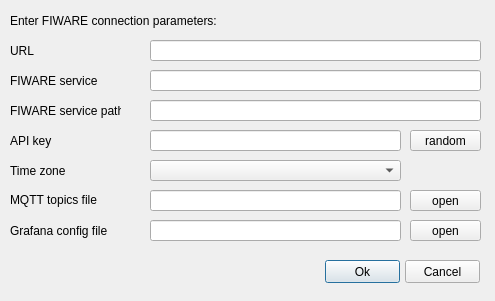
<?xml version="1.0" encoding="UTF-8"?>
<ui version="4.0">
 <class>FiwareConfigDialog</class>
 <widget class="QDialog" name="FiwareConfigDialog">
  <property name="geometry">
   <rect>
    <x>0</x>
    <y>0</y>
    <width>495</width>
    <height>301</height>
   </rect>
  </property>
  <property name="minimumSize">
   <size>
    <width>495</width>
    <height>301</height>
   </size>
  </property>
  <property name="maximumSize">
   <size>
    <width>495</width>
    <height>301</height>
   </size>
  </property>
  <property name="windowTitle">
   <string>Post Entities to FIWARE</string>
  </property>
  <widget class="QLabel" name="label">
   <property name="geometry">
    <rect>
     <x>10</x>
     <y>10</y>
     <width>251</width>
     <height>21</height>
    </rect>
   </property>
   <property name="text">
    <string>Enter FIWARE connection parameters:</string>
   </property>
  </widget>
  <widget class="QLabel" name="label_3">
   <property name="geometry">
    <rect>
     <x>10</x>
     <y>40</y>
     <width>111</width>
     <height>21</height>
    </rect>
   </property>
   <property name="text">
    <string>URL</string>
   </property>
  </widget>
  <widget class="QLabel" name="label_4">
   <property name="geometry">
    <rect>
     <x>10</x>
     <y>130</y>
     <width>111</width>
     <height>21</height>
    </rect>
   </property>
   <property name="text">
    <string>API key</string>
   </property>
  </widget>
  <widget class="QLabel" name="label_5">
   <property name="geometry">
    <rect>
     <x>10</x>
     <y>70</y>
     <width>111</width>
     <height>21</height>
    </rect>
   </property>
   <property name="text">
    <string>FIWARE service</string>
   </property>
  </widget>
  <widget class="QLabel" name="label_6">
   <property name="geometry">
    <rect>
     <x>10</x>
     <y>100</y>
     <width>111</width>
     <height>21</height>
    </rect>
   </property>
   <property name="text">
    <string>FIWARE service path</string>
   </property>
  </widget>
  <widget class="QLabel" name="label_7">
   <property name="geometry">
    <rect>
     <x>10</x>
     <y>160</y>
     <width>111</width>
     <height>21</height>
    </rect>
   </property>
   <property name="text">
    <string>Time zone</string>
   </property>
  </widget>
  <widget class="QLabel" name="label_8">
   <property name="geometry">
    <rect>
     <x>10</x>
     <y>190</y>
     <width>111</width>
     <height>20</height>
    </rect>
   </property>
   <property name="text">
    <string>MQTT topics file</string>
   </property>
  </widget>
  <widget class="QLabel" name="label_9">
   <property name="geometry">
    <rect>
     <x>10</x>
     <y>220</y>
     <width>111</width>
     <height>21</height>
    </rect>
   </property>
   <property name="text">
    <string>Grafana config file</string>
   </property>
  </widget>
  <widget class="QLineEdit" name="line_edit_url">
   <property name="geometry">
    <rect>
     <x>150</x>
     <y>40</y>
     <width>331</width>
     <height>21</height>
    </rect>
   </property>
  </widget>
  <widget class="QLineEdit" name="line_edit_api_key">
   <property name="geometry">
    <rect>
     <x>150</x>
     <y>130</y>
     <width>251</width>
     <height>21</height>
    </rect>
   </property>
  </widget>
  <widget class="QLineEdit" name="line_edit_fiware_service">
   <property name="geometry">
    <rect>
     <x>150</x>
     <y>70</y>
     <width>331</width>
     <height>21</height>
    </rect>
   </property>
  </widget>
  <widget class="QLineEdit" name="line_edit_fiware_service_path">
   <property name="geometry">
    <rect>
     <x>150</x>
     <y>100</y>
     <width>331</width>
     <height>21</height>
    </rect>
   </property>
  </widget>
  <widget class="QComboBox" name="combo_box_time_zone">
   <property name="geometry">
    <rect>
     <x>150</x>
     <y>160</y>
     <width>251</width>
     <height>21</height>
    </rect>
   </property>
  </widget>
  <widget class="QLineEdit" name="line_edit_mqtt_topics_file">
   <property name="geometry">
    <rect>
     <x>150</x>
     <y>190</y>
     <width>251</width>
     <height>21</height>
    </rect>
   </property>
  </widget>
  <widget class="QPushButton" name="button_open_mqtt_topics_file">
   <property name="geometry">
    <rect>
     <x>410</x>
     <y>190</y>
     <width>71</width>
     <height>21</height>
    </rect>
   </property>
   <property name="focusPolicy">
    <enum>Qt::NoFocus</enum>
   </property>
   <property name="text">
    <string>open</string>
   </property>
  </widget>
  <widget class="QLineEdit" name="line_edit_grafana_config_file">
   <property name="geometry">
    <rect>
     <x>150</x>
     <y>220</y>
     <width>251</width>
     <height>21</height>
    </rect>
   </property>
  </widget>
  <widget class="QPushButton" name="button_open_grafana_config_file">
   <property name="geometry">
    <rect>
     <x>410</x>
     <y>220</y>
     <width>71</width>
     <height>21</height>
    </rect>
   </property>
   <property name="focusPolicy">
    <enum>Qt::NoFocus</enum>
   </property>
   <property name="text">
    <string>open</string>
   </property>
  </widget>
  <widget class="QPushButton" name="button_ok">
   <property name="geometry">
    <rect>
     <x>325</x>
     <y>260</y>
     <width>75</width>
     <height>23</height>
    </rect>
   </property>
   <property name="focusPolicy">
    <enum>Qt::StrongFocus</enum>
   </property>
   <property name="text">
    <string>Ok</string>
   </property>
  </widget>
  <widget class="QPushButton" name="button_cancel">
   <property name="geometry">
    <rect>
     <x>405</x>
     <y>260</y>
     <width>75</width>
     <height>23</height>
    </rect>
   </property>
   <property name="focusPolicy">
    <enum>Qt::NoFocus</enum>
   </property>
   <property name="text">
    <string>Cancel</string>
   </property>
  </widget>
  <widget class="QPushButton" name="button_random_api_key">
   <property name="geometry">
    <rect>
     <x>410</x>
     <y>130</y>
     <width>71</width>
     <height>21</height>
    </rect>
   </property>
   <property name="focusPolicy">
    <enum>Qt::NoFocus</enum>
   </property>
   <property name="text">
    <string>random</string>
   </property>
  </widget>
 </widget>
 <resources/>
 <connections/>
</ui>
